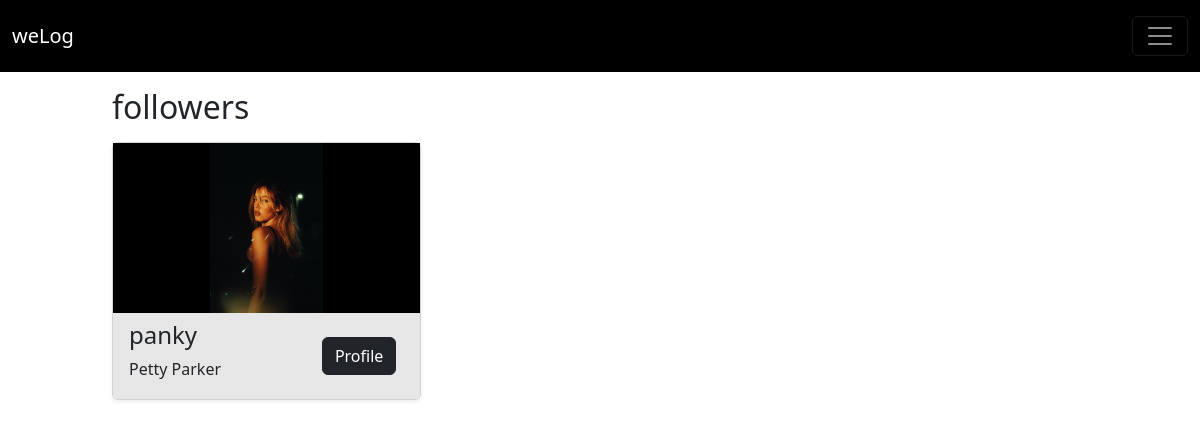
/account/nitis/followers/, run on the app's committed database.
### home/models.py (models this page shows, shortened)
class UserProfile(models.Model):
    user = models.OneToOneField(User, on_delete=models.CASCADE)
    description = models.TextField(null=True)
    avatar = models.ImageField(upload_to=user_directory_path, null=True, blank=True)
    following = models.ManyToManyField(User, related_name="followers", blank=True, symmetrical=False)
    followers = models.ManyToManyField(User, related_name="following", blank=True, symmetrical=False)

### home/views.py (the view)
# urls.py: path('account', views.accounts, name = "accounts"),
def accounts(request, **kwargs):
    if kwargs.keys():
        user = User.objects.get(username = kwargs['username'])
        type_ = kwargs['type']
        profiles = user.followers.all() if type_ == 'followers' else user.following.all()
        f = 1 if type_ == 'followers' else  0
        context = {'profiles' : profiles, 'f' : f, 'uzer' : user}
    else:
        users = User.objects.all()
        context = {'users' : users}
    return render(request, 'home/authors.html', context)

### templates/home/authors.html (shortened to what this page needs)
{% extends "base.html" %}
{% block body %}
<div class="container-fluid my-3" style="max-width : 1000px;">
    {% if users %}
    <h2 class="my-3">Users and Authors</h2>
    <div class="row row-cols-1 row-cols-sm-2 row-cols-md-3 g-4">
        {% for user_ in users %}
        <div class="col">
            <div class="card shadow-sm">
                <div class="d-flex align-items-center justify-content-center bg-black" style=" z-index: 1; height: 170px !important; width: inherit !important;">
                    {% if user_.userprofile.avatar %}
                    <img src={{user_.userprofile.avatar.url}}
                        alt="/static/img/user.png" class="img-fluid"
                        style="z-index: 1; height:inherit !important; width:inherit !important; object-fit: contain !important;">
                    {% else %}
                    <img src="/static/img/user.png"
                        alt="user" class="img-fluid img-thumbnail"
                        style="z-index: 1; height:inherit !important; width:inherit !important;">
                    {% endif %}
                </div>
                <div class="d-flex" style="background-color: #e6e6e6;">
                    <div class="card-body pt-1">
                        <p class="mb-1 fs-4">{{user_.username}}</p>
                        <p class="my-0">{{user_.first_name}} {{user_.last_name}}</p>
                    </div>
                    <div class="p-4" style="z-index : 1;">
                                <a role="button" class="btn btn-md btn-dark"
                                    href={% url 'authorProfile' user_.username %}>Profile</a>
                    </div>
                </div>
            </div>
        </div>
        {% endfor %}
    </div>
    {% elif profiles %}
    <h2 class="my-3">
        {% if f == 1 %}
        followers
        {% else %}
        following
        {% endif %}
    </h2>
    <div class="row row-cols-1 row-cols-sm-2 row-cols-md-3 g-4">
        {% for profile in profiles %}
        <div class="col">
            <div class="card shadow-sm">
                <div class="d-flex align-items-center justify-content-center bg-black" style=" z-index: 1; height: 170px !important; width: inherit !important;">
                    {% if profile.avatar %}
                    <img src={{profile.avatar.url}}
                        alt="/static/img/user.png" class="img-fluid"
                        style="z-index: 1; height:inherit !important; width:inherit !important; object-fit: contain !important;">
                    {% else %}
                    <img src="/static/img/user.png"
                        alt="user" class="img-fluid img-thumbnail"
                        style="z-index: 1; height:inherit !important; width:inherit !important;">
                    {% endif %}
                </div>
                <div class="d-flex" style="background-color: #e6e6e6;">
                    <div class="card-body pt-1">
                        <p class="mb-1 fs-4">{{profile.user.username}}</p>
                        <p class="my-0">{{profile.user.first_name}} {{profile.user.last_name}}</p>
                    </div>
                    <div class="p-4" style="z-index : 1;">
                                <a role="button" class="btn btn-md btn-dark"
                                    href={% url 'authorProfile' profile.user.username %}>Profile</a>
                    </div>
                </div>
            </div>
        </div>
        {% endfor %}
    </div>
    {% endif %}
</div>
{% endblock body %}

### data on the page
UserProfile: avatar (picture), user.username "panky", user.first_name "Petty", user.last_name "Parker"
